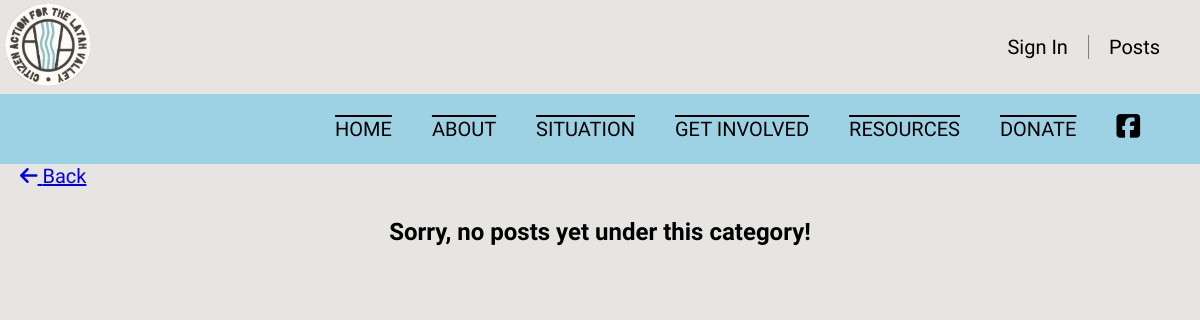
Page /category/uncategorized/ on the earlier database version.
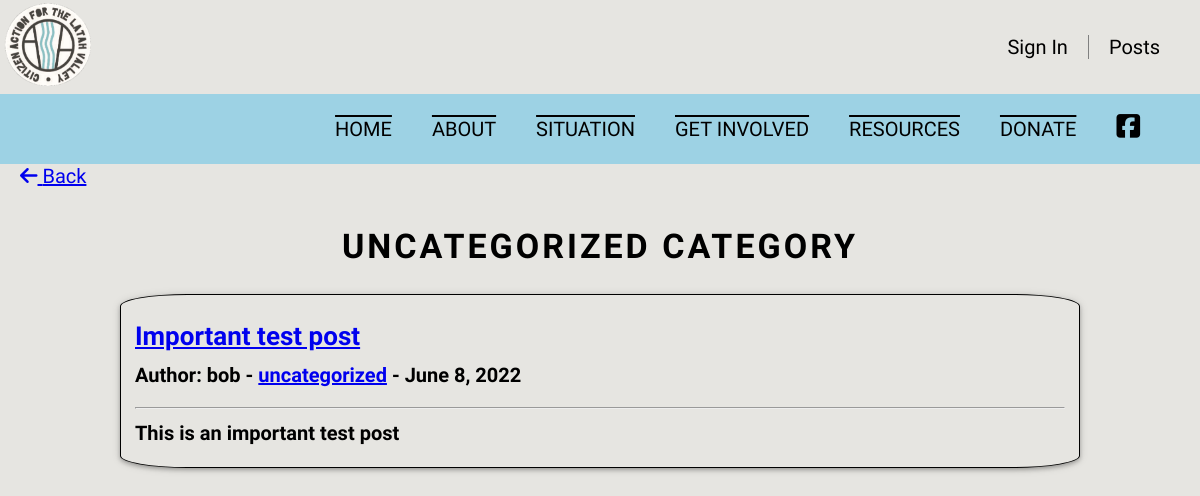
Same page on the later database version.
### thesite/models.py (models this page shows, shortened)
class Post(models.Model):
    title = models.CharField(max_length=255)
    header_image = models.ImageField(null =True, blank=True, upload_to="images/")
    author = models.ForeignKey(User, on_delete=models.CASCADE)
    body = models.TextField()
    post_date = models.DateField(auto_now_add=True)
    category = models.CharField(max_length=255, default='uncategorized')
    likes = models.ManyToManyField(User, related_name='blog_posts')

### thesite/views.py (the view)
def CategoryView(request, cats):
    category_posts = Post.objects.filter(category=cats.replace('-', ' '))
    return render(request, 'categories.html', {'cats': cats.title().replace('-', ' '), 'category_posts':category_posts})

### thesite/templates/categories.html (shortened to what this page needs)
{% extends 'base.html' %}
{% block content %}
{% if category_posts %}
<a class="back-btn" href="{% url 'home' %}"> <i class="fa-solid fa-arrow-left"></i> Back</a>
<h1 class="about-header">{{ cats }} Category</h1>
{% for post in category_posts %}
<div class="post-con">
  <h1>
  <a class="title-post"href="{% url 'article-detail' post.pk %}">{{ post.title }}</a><br/>
  <div class="posts-wrapper">
  <h1 class="art-h1">Author: {{ post.author.first_name }} {{ post.author.last_name }} -
    <a href="{% url 'category' post.category|slugify %}"> {{post.category}}</a> -
    {{ post.post_date }}</h1>
</div>
    <hr class="posts-hr">
  {{ post.body|safe|linebreaksbr }}
</h1>
</div>
<br>
{% endfor %}
{% else %}
    <a class="back-btn" href="{% url 'home' %}"> <i class="fa-solid fa-arrow-left"></i> Back</a>
    <h2 class="sorry-h1">Sorry, no posts yet under this category!</h2>
{% endif %}
{% endblock %}

Differences in the rows shown:
added Post: category "UNCATEGORIZED", title "Important test post", author.first_name "bob", category "uncategorized", post_date "June 8, 2022", body "This is an important test post"
Other differences:
text no longer shown: "Sorry, no posts yet under this category!"
text now shown: "CATEGORY"
